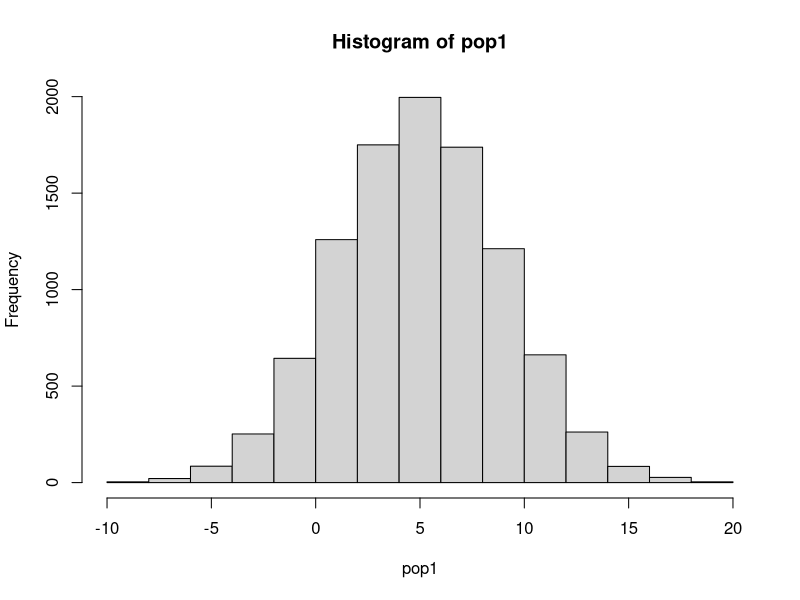
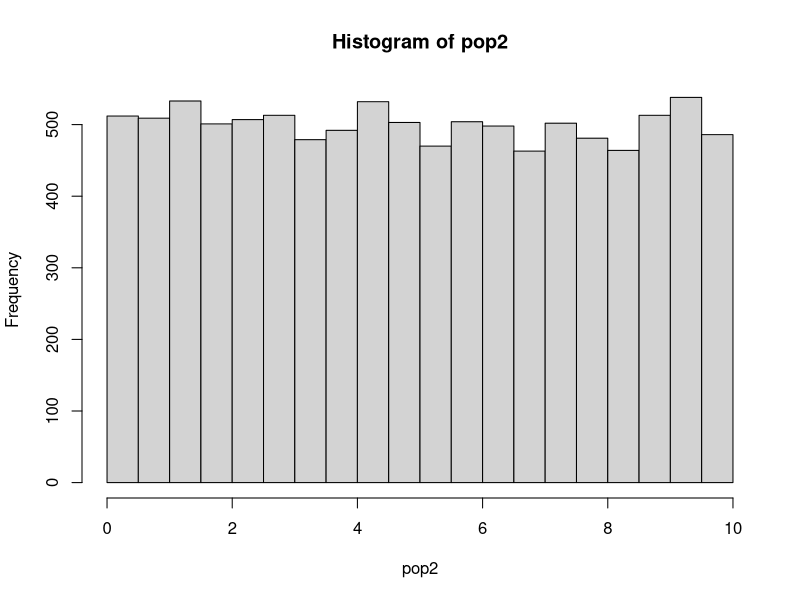
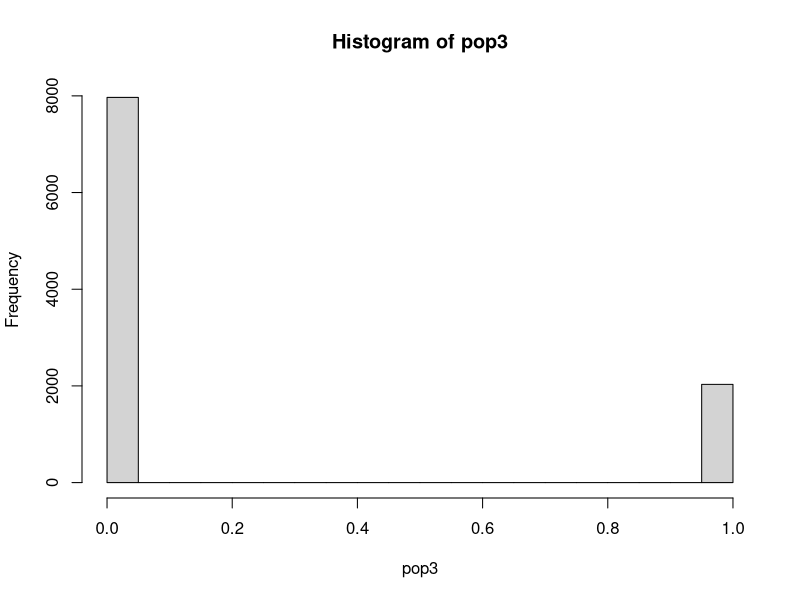
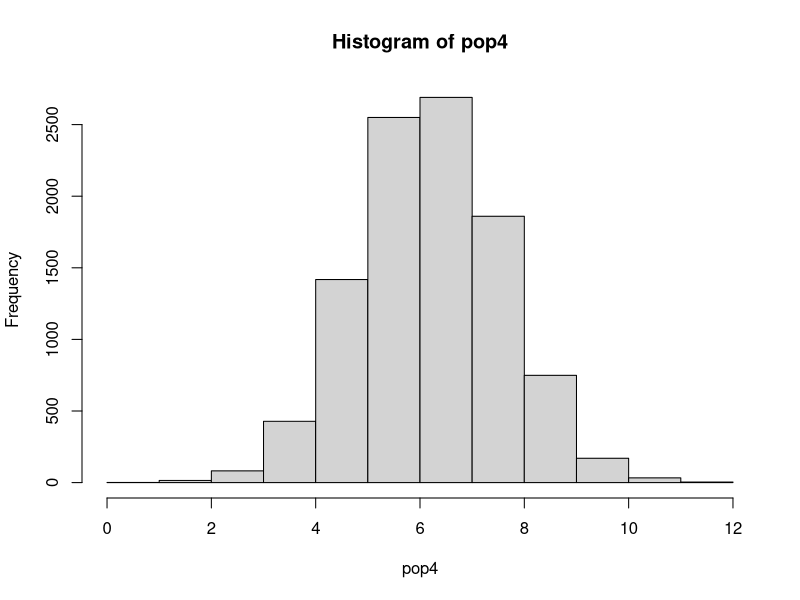
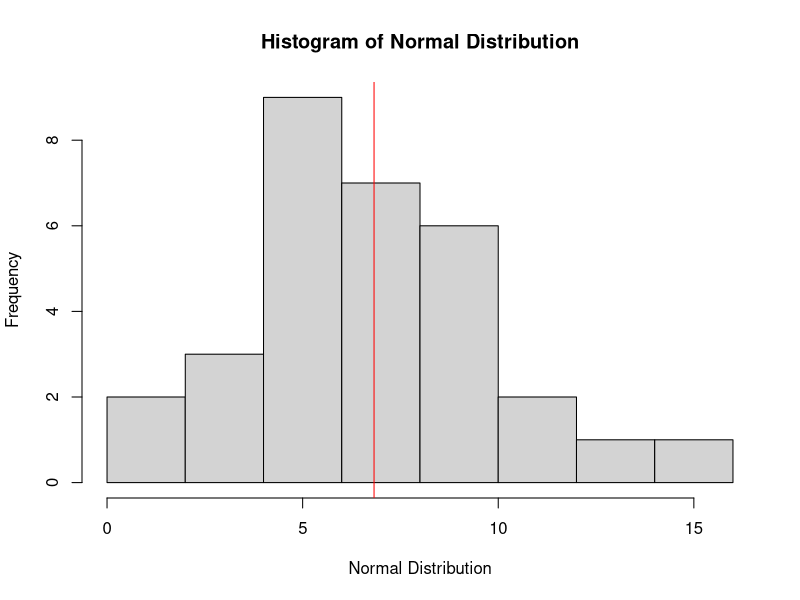
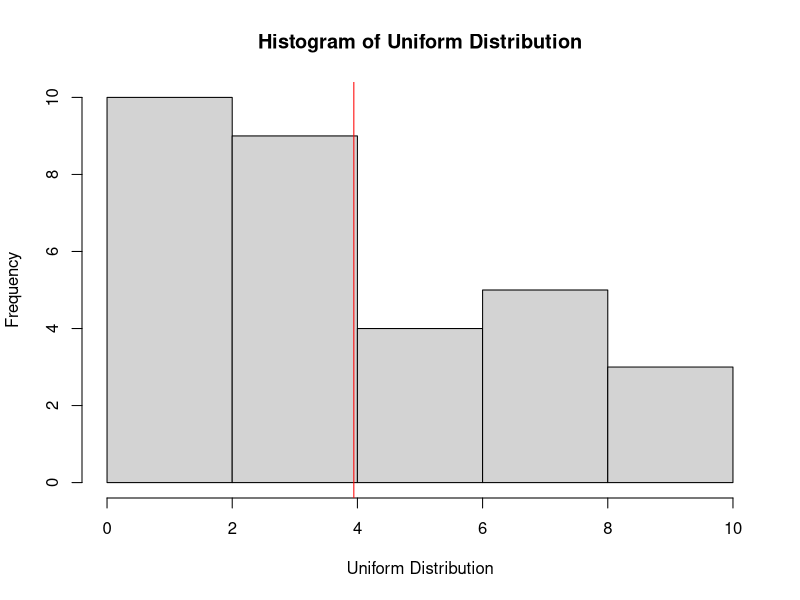
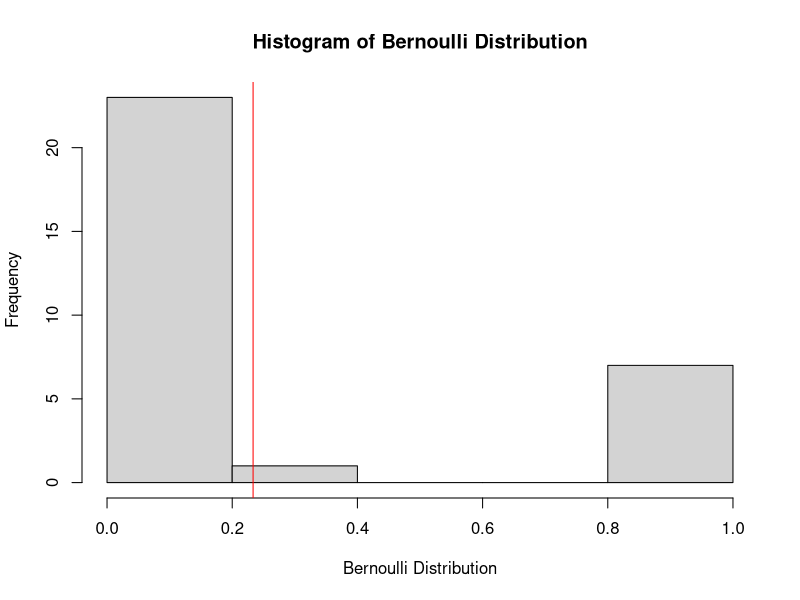
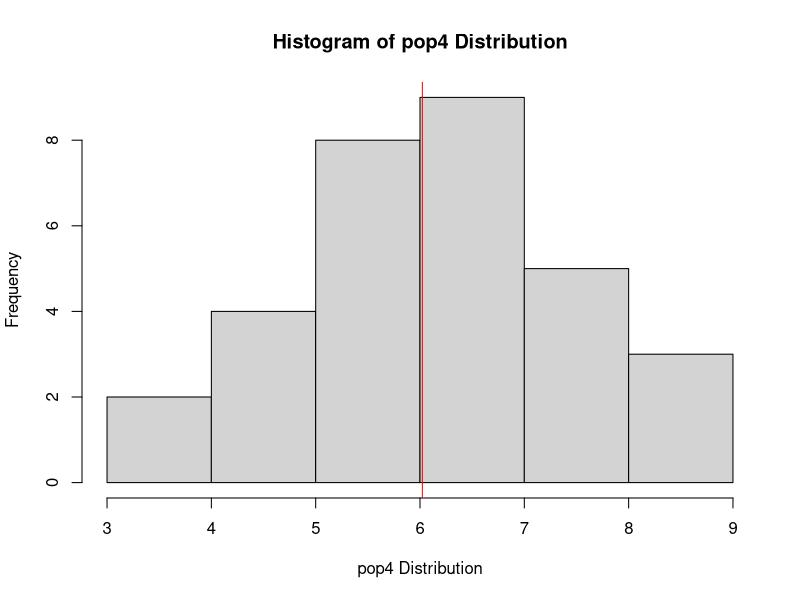

Write the R code that produced these figures, in order.
## ---- chunk 1
knitr::opts_chunk$set(echo = TRUE)
## ---- chunk 2
# This command sets the random seed for replicability
# (you only need to set this once in your .Rmd)
set.seed(7759)

#Size 
x <- 10000
#??:mean, ??:standard deviation
#X~N(??=5,??=4)
pop1 <- rnorm(x, 5, 4)
#X???Uniform(0,10)
pop2 <- runif(x, 0, 10)
#X???Bernoulli(p=0.2)
pop3 <- rbinom(n = 10000, size = 1, prob = 0.2)
#X???0.3N(??=2,??=4)+0.7N(??=8,??=1)
pop4 <- 0.3 * rnorm(x, 2, 4) + 0.7 * rnorm(x, 8, 1)
# Generate your population vectors here
#Drewing a sample from each population
hist(pop1)
hist(pop2)
hist(pop3)
hist(pop4)
## ---- chunk 3
# create the sample.mean function here
sample.mean <- function(pop, n, output){
  random_num <- sample(pop, n)
  ave <- mean(random_num)
  out.sample <- output
  #print(out.sample)
  if(out.sample == FALSE){
    return(ave)
  }else if(out.sample == TRUE){
    return(c(random_num,ave))
  }
}
## ---- chunk 4
# draw random samples from pop1, ... pop4 here
#Generate One Random Sample
data1 <- sample.mean(pop1, 30, TRUE)
data2 <- sample.mean(pop2, 30, TRUE)
data3 <- sample.mean(pop3, 30, TRUE)
data4 <- sample.mean(pop4, 30, TRUE)

hist(data1,
     xlab = "Normal Distribution",
     main = "Histogram of Normal Distribution")
abline(v = mean(data1),
       col = "red")
hist(data2,
     xlab = "Uniform Distribution",
     main = "Histogram of Uniform Distribution")
abline(v = mean(data2),
       col = "red")
hist(data3,
     xlab = "Bernoulli Distribution",
     main = "Histogram of Bernoulli Distribution")
abline(v = mean(data3),
       col = "red")
hist(data4,
     xlab = "pop4 Distribution",
     main = "Histogram of pop4 Distribution")
abline(v = mean(data4),
       col = "red")
## ---- chunk 5
# plot histograms for samples from pop1, ... pop4 here

## ---- chunk 6
# create samp.dist.mean here
#Create a function sample.dist.mean
res <- c()
sample.dist.mean <- function(pop, n, k){
  for(i in 1:k){
    res[i] <- sample.mean(pop, n, FALSE)
  }
  return(res)
}
## ---- chunk 7
# Generate ExpPop.1, ExpPop.2, ExpPop.2, ExpPop.4 here
data1.1 <- sample.dist.mean(pop1, 30, 5000)
data1.2 <- sample.dist.mean(pop1, 50, 5000)
data1.3 <- sample.dist.mean(pop1, 100, 5000)
data1.4 <- sample.dist.mean(pop1, 1000, 5000)

data2.1 <- sample.dist.mean(pop2, 30, 5000)
data2.2 <- sample.dist.mean(pop2, 50, 5000)
data2.3 <- sample.dist.mean(pop3, 100, 5000)
data2.4 <- sample.dist.mean(pop4, 1000, 5000)

data3.1 <- sample.dist.mean(pop3, 30, 5000)
data3.2 <- sample.dist.mean(pop3, 50, 5000)
data3.3 <- sample.dist.mean(pop3, 100, 5000)
data3.4 <- sample.dist.mean(pop3, 1000, 5000)

data4.1 <- sample.dist.mean(pop4, 30, 5000)
data4.2 <- sample.dist.mean(pop4, 50, 5000)
data4.3 <- sample.dist.mean(pop4, 100, 5000)
data4.4 <- sample.dist.mean(pop4, 1000, 5000)

ExpPop.1.1 <- matrix(data1.1, nrow = 4, ncol = 5000)
ExpPop.1.2 <- matrix(data1.2, nrow = 4, ncol = 5000)
ExpPop.1.3 <- matrix(data1.3, nrow = 4, ncol = 5000)
ExpPop.1.4 <- matrix(data1.4, nrow = 4, ncol = 5000)
ExpPop.2.1 <- matrix(data2.1, nrow = 4, ncol = 5000)
ExpPop.2.2 <- matrix(data2.2, nrow = 4, ncol = 5000)
ExpPop.2.3 <- matrix(data2.3, nrow = 4, ncol = 5000)
ExpPop.2.4 <- matrix(data2.4, nrow = 4, ncol = 5000)
ExpPop.3.1 <- matrix(data3.1, nrow = 4, ncol = 5000)
ExpPop.3.2 <- matrix(data3.2, nrow = 4, ncol = 5000)
ExpPop.3.3 <- matrix(data3.3, nrow = 4, ncol = 5000)
ExpPop.3.4 <- matrix(data3.4, nrow = 4, ncol = 5000)
ExpPop.4.1 <- matrix(data4.1, nrow = 4, ncol = 5000)
ExpPop.4.2 <- matrix(data4.2, nrow = 4, ncol = 5000)
ExpPop.4.3 <- matrix(data4.3, nrow = 4, ncol = 5000)
ExpPop.4.4 <- matrix(data4.4, nrow = 4, ncol = 5000)
## ---- chunk 8
# Generate ExpPop.1, ExpPop.2, ExpPop.2, ExpPop.4 here
histogram <- function(ExpPop1, ExpPop2, ExpPop3, ExpPop4){
  par(mfrow = c(2,2))
  h1 <- hist(ExpPop1,
       xlab = "n = 30", 
       ylab = "k = 5000",
       main = "Normal Sampling Distribution")
  h2 <- hist(ExpPop2,
       xlab = "n = 50", 
       ylab = "k = 5000",
       main = "Normal Sampling Distribution")
  h3 <- hist(ExpPop3,
       xlab = "n = 100", 
       ylab = "k = 5000",
       main = "Normal Sampling Distribution")
  h4 <- hist(ExpPop4,
       xlab = "n = 1000", 
       ylab = "k = 5000",
       main = "Normal Sampling Distribution")
}
histogram(ExpPop.1.1, ExpPop.1.2, ExpPop.1.3, ExpPop.1.4)
histogram(ExpPop.2.1, ExpPop.2.2, ExpPop.2.3, ExpPop.2.4)
histogram(ExpPop.3.1, ExpPop.3.2, ExpPop.3.3, ExpPop.3.4)
histogram(ExpPop.4.1, ExpPop.4.2, ExpPop.4.3, ExpPop.4.4)
## ---- chunk 9
# write your function pi.MC
#Create a function pi.MC
pi.MC <- function(r, n){
    x1 <- runif(n, -r, r)
    x2 <- runif(n, -r, r)
    sqrt.sum <- sqrt(x1^2 + x2^2)
    output <- 4 * sum((sqrt.sum <= 1) / n)
    
    
    return(output)
}
## ---- chunk 10
# your code to generate K experiments here
pi.MC(1, 100)
pi.MC(1, 500)
pi.MC(1, 1000)

res.k <- c()
pi.MC.k <- function(r, n, k){
  for(i in 1:k){
    res.k[i] <- pi.MC(r, n)
  }
  
  return(res.k)
}
data.k.1 <- pi.MC.k(1, 100, 10000)
data.k.2 <- pi.MC.k(1, 500, 10000)
data.k.3 <- pi.MC.k(1, 1000, 10000)
matrix.k.1 <- matrix(data.k.1, nrow = 3, ncol = 10000)
matrix.k.2 <- matrix(data.k.2, nrow = 3, ncol = 10000)
matrix.k.3 <- matrix(data.k.3, nrow = 3, ncol = 10000)

## ---- chunk 11
# your code here
hist(matrix.k.1,
     xlab = "n = 100")
abline(v = mean(matrix.k.1),
       col = "red")
hist(matrix.k.2, 
     xlab = "n = 500")
abline(v = mean(matrix.k.2),
       col = "red")
hist(matrix.k.3,
     xlab = "n = 1000")
abline(v = mean(matrix.k.3),
       col = "red")
